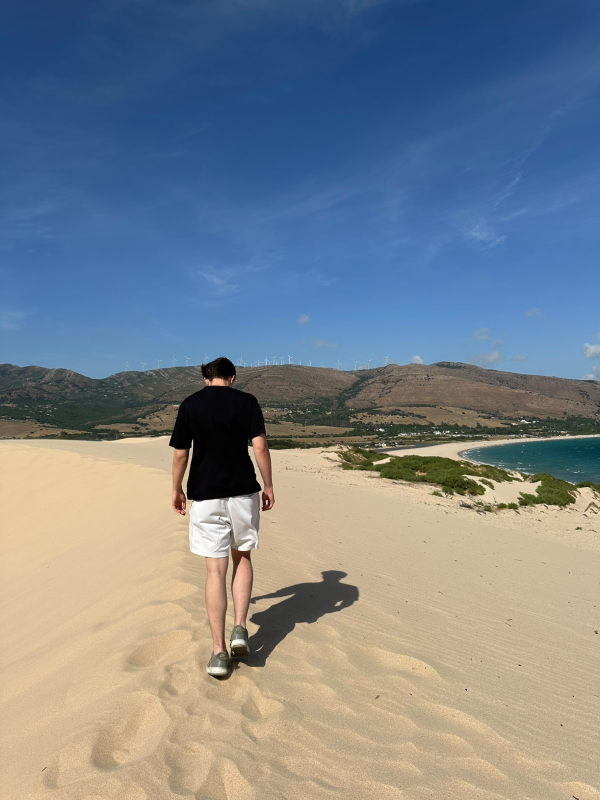
#> input picture assets/source-photo.jpg, 1200 x 1600 px (shown at 1/2 size)
$ python make_ascii_svg.py
#> lines starting #> are read from the running program, lines starting #| are printed output that depends on the picture
### scripts/theme.py
"""
Shared palette + terminal-window chrome for every SVG this repo renders, so the
heatmap, the neofetch panel and the stats card all look like the same CRT.

Colors match the README badges (#020A05 background, #28FF6A phosphor green).
GitHub shows these SVGs through <img>, which runs CSS/SMIL animations and SVG
filters but never JS and never loads web fonts -- so everything is inline and
the font stack falls back to the viewer's system monospace.
"""
import os

ROOT = os.path.join(os.path.dirname(os.path.abspath(__file__)), "..")
DATA_PATH = os.path.join(ROOT, "data", "contributions.json")
ASSETS = os.path.join(ROOT, "assets")

USERNAME = os.environ.get("GH_PROFILE_USER", "idleCyrex")
PROMPT = "alex@idlee"

BG = "#020a05"
BG2 = "#04140a"
TILE = "#061a0d"
FRAME = "#1c6e3e"
DIM = "#2f9d5b"
INK = "#c9ffdc"
GREEN = "#28ff6a"
MINT = "#5cffa0"
RED = "#ff2e4d"
AMBER = "#ffb000"

# contribution levels 0..4 (GitHub's own quartile buckets)
LEVELS = ["#0a1f12", "#0f4d27", "#178a40", "#1fc458", "#28ff6a"]

FONT = "ui-monospace, SFMono-Regular, Menlo, Consolas, 'Liberation Mono', monospace"

TITLEBAR_H = 30


def open_svg(w, h, title, css=""):
    """Start an SVG: CRT background, frame, scanlines, title bar with dots."""
    return [
        f'<svg xmlns="http://www.w3.org/2000/svg" width="{w}" height="{h}" '
        f'viewBox="0 0 {w} {h}" font-family="{FONT}">',
        f'<style>{css}'
        # .c/.t/.b/.f are the animated classes the renderers use
        '@media (prefers-reduced-motion: reduce){.c,.t,.b,.f{animation:none!important;'
        'opacity:1!important;transform:none!important}.beam{display:none}}'
        '</style>',
        '<defs>'
        f'<linearGradient id="bg" x1="0" y1="0" x2="0" y2="1">'
        f'<stop offset="0" stop-color="{BG2}"/><stop offset="1" stop-color="{BG}"/></linearGradient>'
        f'<radialGradient id="vig" cx="0.5" cy="0.5" r="0.75">'
        f'<stop offset="0.6" stop-color="#000" stop-opacity="0"/>'
        f'<stop offset="1" stop-color="#000" stop-opacity="0.55"/></radialGradient>'
        '<pattern id="scan" width="4" height="4" patternUnits="userSpaceOnUse">'
        '<rect width="4" height="1" fill="#000" fill-opacity="0.28"/></pattern>'
        '<filter id="glow" x="-20%" y="-20%" width="140%" height="140%">'
        '<feGaussianBlur stdDeviation="2.2" result="b"/>'
        '<feMerge><feMergeNode in="b"/><feMergeNode in="SourceGraphic"/></feMerge></filter>'
        '</defs>',
        f'<rect width="{w}" height="{h}" rx="12" fill="url(#bg)"/>',
        f'<line x1="0" y1="{TITLEBAR_H}" x2="{w}" y2="{TITLEBAR_H}" stroke="{FRAME}"/>',
        *[f'<circle cx="{20 + i*16}" cy="{TITLEBAR_H/2}" r="5" fill="{c}"/>'
          for i, c in enumerate([RED, AMBER, GREEN])],
        f'<text x="{w/2}" y="{TITLEBAR_H/2 + 4}" fill="{DIM}" font-size="12" '
        f'text-anchor="middle">{title}</text>',
    ]


def close_svg(w, h):
    """Scanlines + vignette over everything, then the frame on top."""
    return [
        f'<rect y="{TITLEBAR_H}" width="{w}" height="{h - TITLEBAR_H}" fill="url(#scan)" pointer-events="none"/>',
        f'<rect width="{w}" height="{h}" rx="12" fill="url(#vig)" pointer-events="none"/>',
        f'<rect x="0.5" y="0.5" width="{w-1}" height="{h-1}" rx="12" fill="none" stroke="{FRAME}"/>',
        '</svg>',
    ]


def write(path, parts):
    svg = "".join(parts)
    with open(path, "w") as f:
        f.write(svg)
    print(f"wrote {os.path.relpath(path, ROOT)} ({len(svg)//1024} KB)")

### scripts/make_ascii_svg.py
#!/usr/bin/env python3
"""
Turn assets/source-photo.jpg into a monochrome, phosphor-green ASCII SVG that
"types" itself in row by row like a terminal, then holds.

Dark parts of the photo (me, my shadow, the ridge line) become dense, bright
characters; bright sand fades to blank, so the subject reads as glowing on the
black CRT. A difference-of-gaussians edge pass is added on top so mid-tones
that would otherwise wash out (legs, footprints) still get an outline.

GitHub runs SMIL inside <img> SVGs (never JS), so each row is revealed with a
left-to-right clip wipe and a block cursor riding the edge.

    python scripts/make_ascii_svg.py [photo] [output.svg]
    STATIC=1 python scripts/make_ascii_svg.py   # frozen frame, for previews

Only needs re-running when the photo or the tuning below changes.
"""
import html
import os
import sys

import numpy as np
from PIL import Image, ImageFilter, ImageOps

import theme as t

SRC = sys.argv[1] if len(sys.argv) > 1 else os.path.join(t.ASSETS, "source-photo.jpg")
OUT = sys.argv[2] if len(sys.argv) > 2 else os.path.join(t.ASSETS, "ascii-portrait.svg")
STATIC = bool(os.environ.get("STATIC"))

# region of the photo to keep, as fractions (left, top, right, bottom)
CROP = (0.12, 0.40, 0.76, 0.88)

# tone curve on "darkness" (1 - luminance): below LO -> blank, above HI -> '@'
LO, HI, GAMMA = 0.52, 0.95, 1.3
EDGE = 3.5            # how much the edge pass adds
RAMP = " .`:-=+*cs#%@"

W, H = 840, 880       # same canvas as stats.svg so they line up side by side
PAD = 20
STATUS_H = 30
ART_W = W - PAD * 2
ART_H = H - t.TITLEBAR_H - STATUS_H - PAD
COLS = int(os.environ.get("COLS", 160))
CELL_W = ART_W / COLS
CELL_H = CELL_W * 15 / 8          # ~1:1.875 monospace cell
ROWS = int(ART_H // CELL_H)

ROW_DUR = 5.0 / ROWS              # whole picture prints in ~5s


def sample():
    im = Image.open(SRC).convert("L")
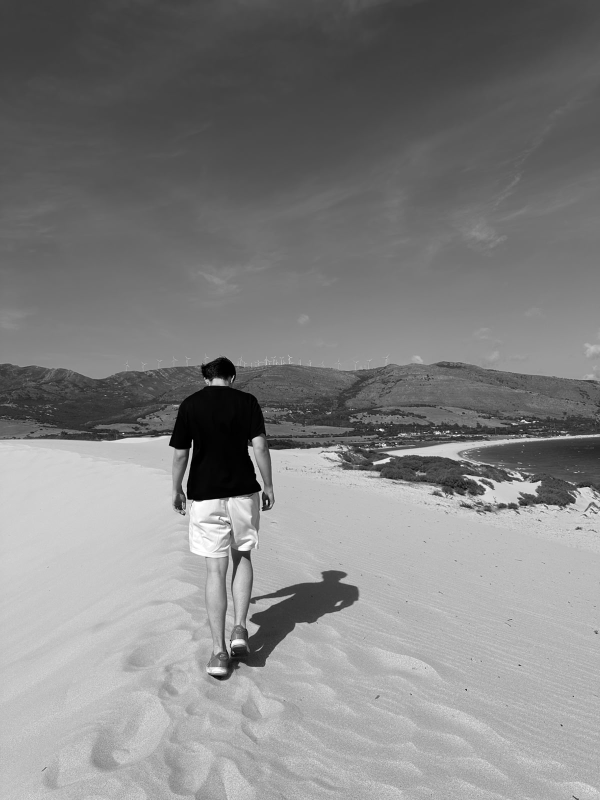
#> im: PIL image 1200x1600 L (shown at 1/2 size); min 0, max 255, mean 129.9
    w, h = im.size
#> w = 1200; h = 1600
    im = im.crop((int(w * CROP[0]), int(h * CROP[1]), int(w * CROP[2]), int(h * CROP[3])))
#> im: PIL image 768x768 L
    im = ImageOps.autocontrast(im, cutoff=1)
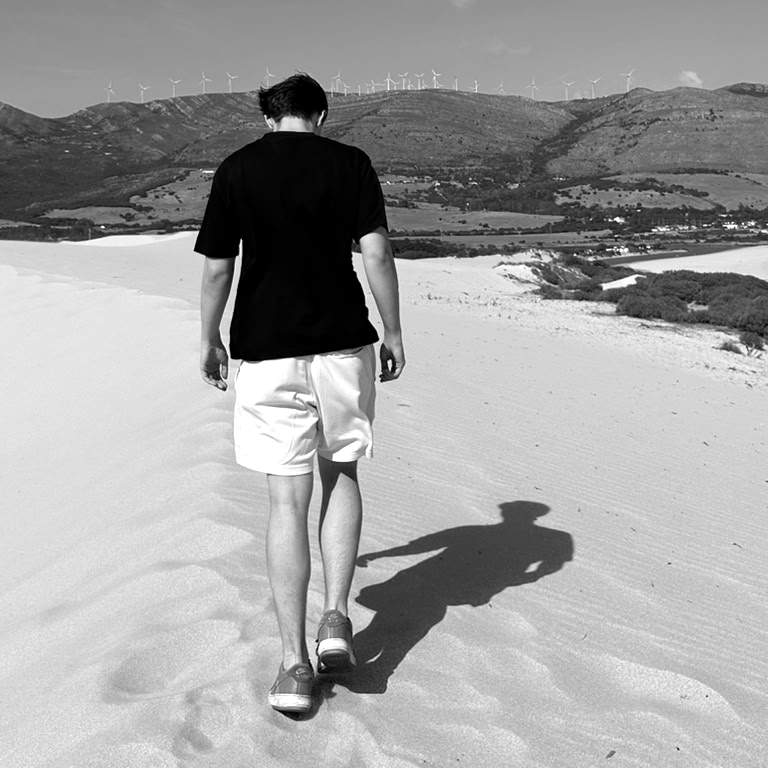
#> im: PIL image 768x768 L; min 0, max 255, mean 160.4

    lum = np.asarray(im, dtype=np.float32) / 255
    fine = np.asarray(im.filter(ImageFilter.GaussianBlur(2)), dtype=np.float32) / 255
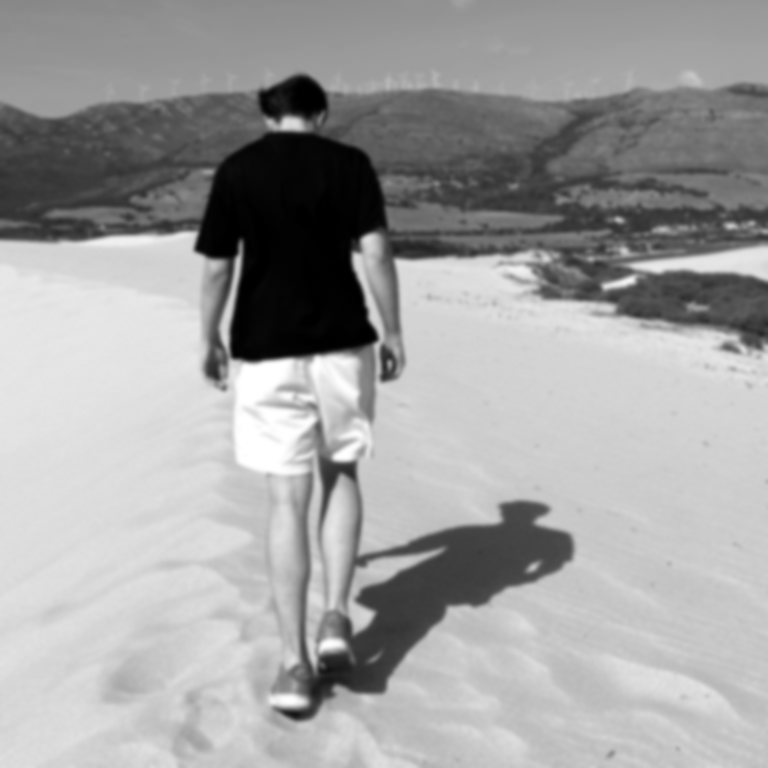
#> fine: shape (768, 768) float32; min 0, max 1, mean 0.629
    coarse = np.asarray(im.filter(ImageFilter.GaussianBlur(10)), dtype=np.float32) / 255
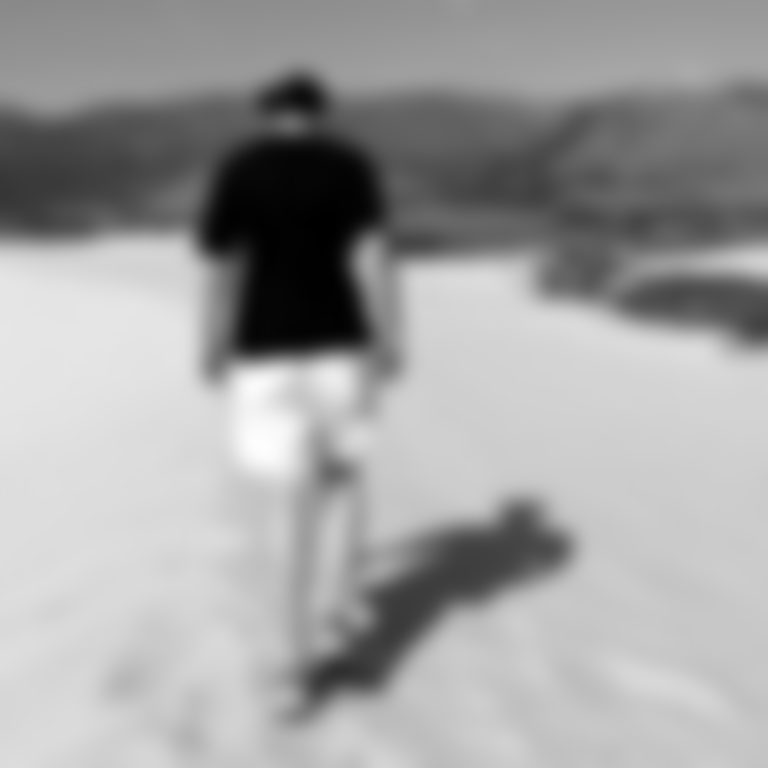
#> coarse: shape (768, 768) float32; min 0, max 0.992, mean 0.629
    dark = np.clip((1 - lum - LO) / (HI - LO), 0, 1) ** GAMMA
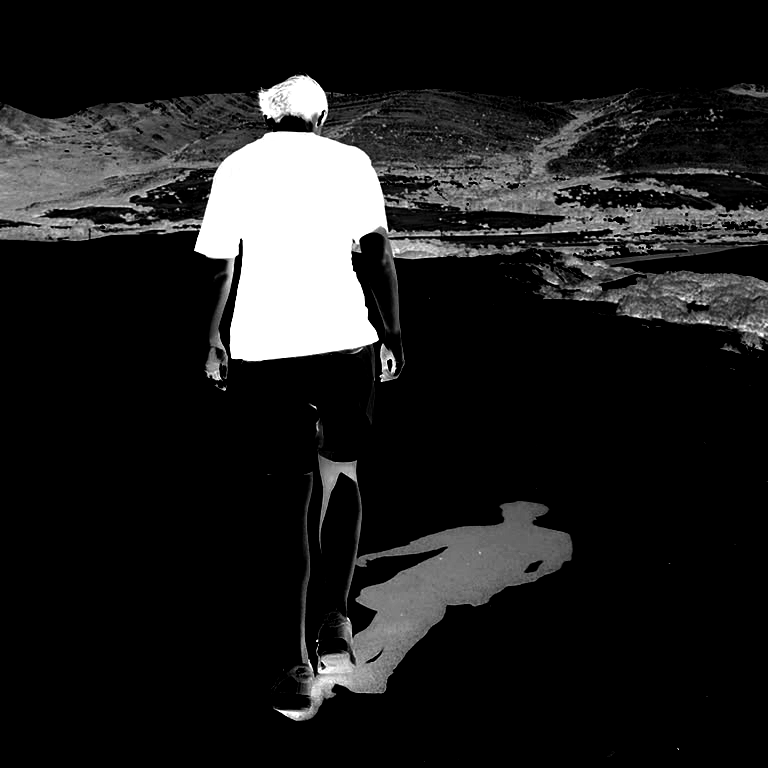
#> dark: shape (768, 768) float32; min 0, max 1, mean 0.123
    dark = np.clip(dark + EDGE * np.abs(fine - coarse), 0, 1)
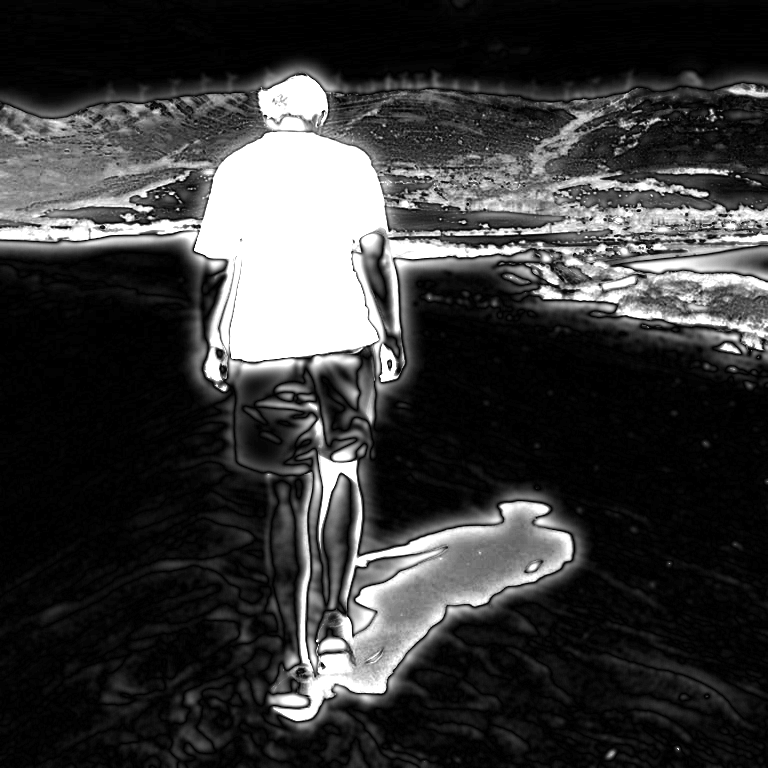
#> dark: shape (768, 768) float32; min 0, max 1, mean 0.227

    grid = Image.fromarray((dark * 255).astype(np.uint8)).resize((COLS, ROWS), Image.LANCZOS)
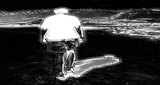
#> grid: PIL image 160x85 L; min 0, max 255, mean 57.3
    grid = np.asarray(grid, dtype=np.float32) / 255
#> grid: shape (85, 160) float32
    top = len(RAMP) - 1
    return ["".join(RAMP[int(v * top + 0.5)] for v in row) for row in grid]


def render(rows):
    parts = t.open_svg(W, H, f"{t.PROMPT}: ~$ ./portrait.sh --ascii")
#> parts = 9 items
    art_top = t.TITLEBAR_H + PAD * 0.4
    font_size = CELL_H * 0.86

    parts.append('<g filter="url(#glow)">')
    for ry, line in enumerate(rows):
        row_y = art_top + ry * CELL_H
        text = (f'<text xml:space="preserve" x="{PAD}" y="{row_y + CELL_H * 0.74:.1f}" fill="{t.GREEN}" '
                f'font-size="{font_size:.1f}" textLength="{ART_W}" lengthAdjust="spacing">'
                f'{html.escape(line)}</text>')
        if STATIC:
            parts.append(text)
            continue
        begin = ry * ROW_DUR
        parts.append(
            f'<clipPath id="r{ry}"><rect x="{PAD}" y="{row_y:.1f}" height="{CELL_H:.2f}" width="0">'
            f'<animate attributeName="width" from="0" to="{ART_W}" begin="{begin:.3f}s" '
            f'dur="{ROW_DUR:.3f}s" fill="freeze"/></rect></clipPath>'
            f'<g clip-path="url(#r{ry})">{text}</g>'
        )
#> this loop made 85 passes
#> (row_y, begin) on passes 1 to 12: (38, 0), (47.38, 0.0588), (56.75, 0.118), (66.12, 0.176), (75.5, 0.235), (84.88, 0.294), (94.25, 0.353), (103.6, 0.412), (113, 0.471), (122.4, 0.529), (131.8, 0.588), (141.1, 0.647)
#> after the loop, parts = 95 items
    parts.append('</g>')

    if not STATIC:
        # one cursor that rasters down the rows, then disappears
        n = len(rows)
#> n = 85
        x_kt, x_vals = [], []
        for ry in range(n):
            x_kt += [ry / n, (ry + 1) / n - (1e-4 if ry < n - 1 else 0)]
            x_vals += [PAD, PAD + ART_W]
#> this loop made 85 passes
#> x_kt on passes 1 to 4: [0, 0.0117], [0, 0.0117, 0.0118, 0.0234], [0, 0.0117, 0.0118, 0.0234, 0.0235, 0.0352], [0, 0.0117, 0.0118, 0.0234, 0.0235, 0.0352, 0.0353, 0.047]
#> after the loop, x_kt = 170 values from 0 to 1; x_vals = 170 values, max 820 at index 1, min 20 at index 0, mean 420
        ys = ";".join(f"{art_top + ry * CELL_H + 1:.1f}" for ry in range(n))
        y_kt = ";".join(f"{ry / n:.5f}" for ry in range(n))
        total = ROW_DUR * n
#> total = 5
        parts.append(
            f'<rect width="{CELL_W * 1.4:.1f}" height="{CELL_H - 2:.1f}" fill="{t.MINT}" opacity="0.9">'
            f'<animate attributeName="x" values="{";".join(map(str, x_vals))}" '
            f'keyTimes="{";".join(f"{k:.5f}" for k in x_kt)}" dur="{total:.2f}s" fill="freeze"/>'
            f'<animate attributeName="y" values="{ys}" keyTimes="{y_kt}" dur="{total:.2f}s" '
            f'fill="freeze" calcMode="discrete"/>'
            f'<set attributeName="opacity" to="0" begin="{total:.2f}s"/></rect>'
        )

    line_y = H - STATUS_H - PAD * 0.6
    parts.append(f'<line x1="0" y1="{line_y:.1f}" x2="{W}" y2="{line_y:.1f}" stroke="{t.FRAME}"/>')
    status_y = line_y + 20
    cmd = f"{t.PROMPT}:~$ whoami "
    name = "Alex · full-stack dev · Romania → France"
    parts.append(f'<text x="{PAD}" y="{status_y:.1f}" fill="{t.DIM}" font-size="13">{html.escape(cmd)}'
                 f'<tspan fill="{t.INK}">{html.escape(name)}</tspan></text>')
    parts.append(f'<rect x="{PAD + (len(cmd) + len(name) + 1) * 13 * 0.6:.1f}" y="{status_y - 12:.1f}" '
                 f'width="8" height="14" fill="{t.GREEN}">'
                 '<animate attributeName="opacity" values="1;1;0;0" keyTimes="0;0.5;0.51;1" '
                 'dur="1s" repeatCount="indefinite"/></rect>')

    parts += t.close_svg(W, H)
#> parts = 104 items
    t.write(OUT, parts)
#| wrote assets/ascii-portrait.svg (45 KB)


if __name__ == "__main__":
    render(sample())
